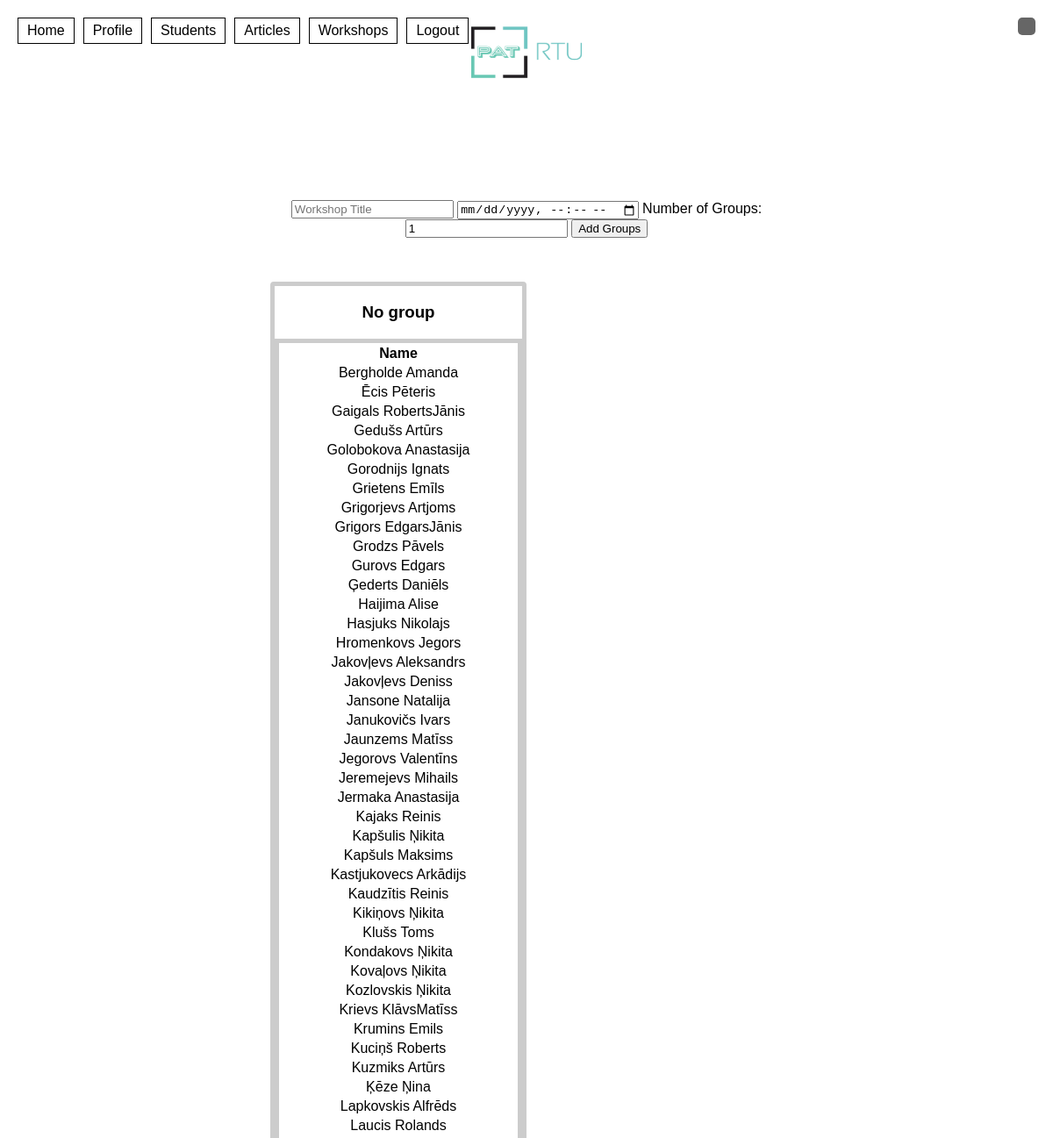
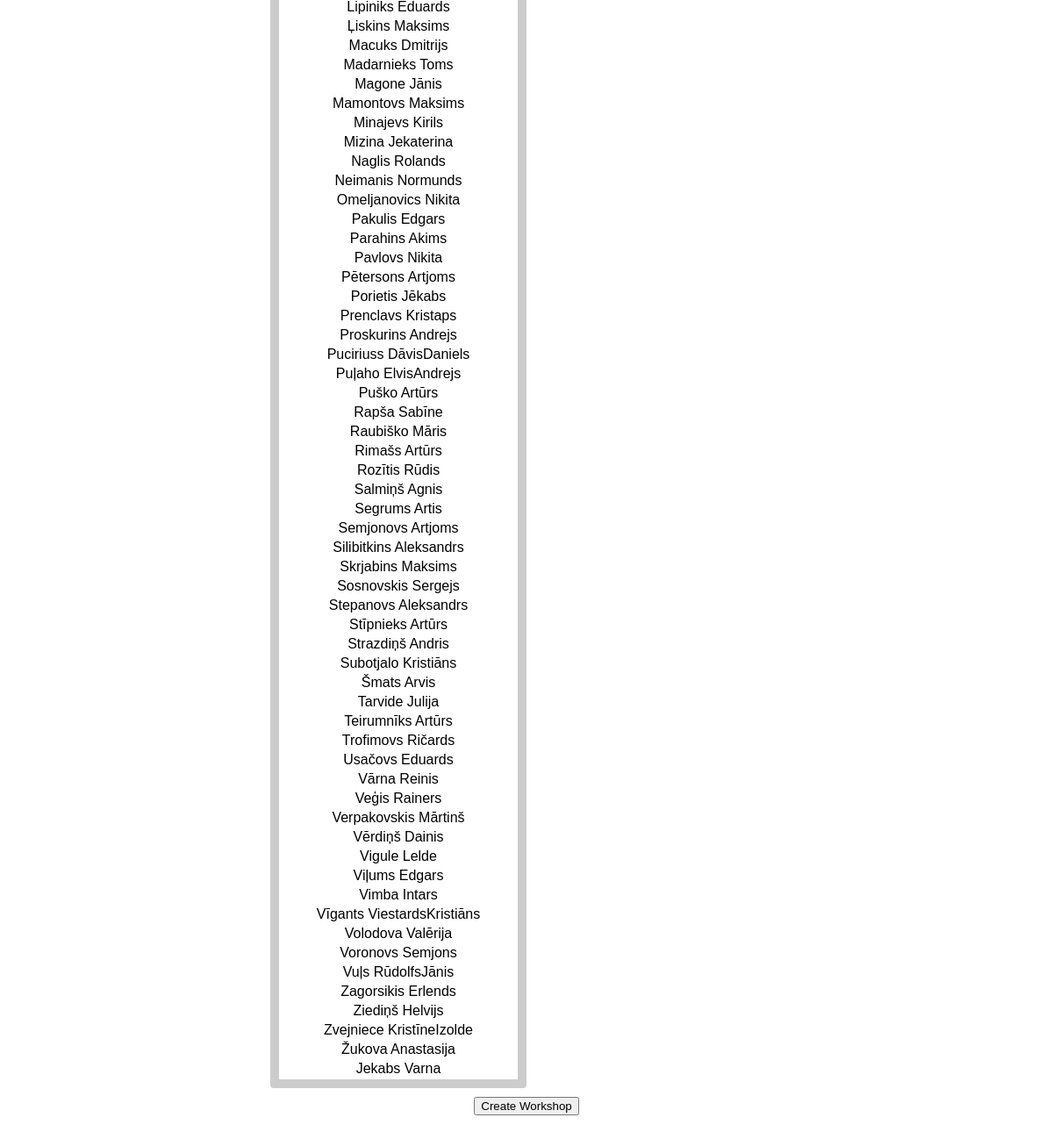
The app's page /add_workshop (signed in), older data (2 pictures, top to bottom).
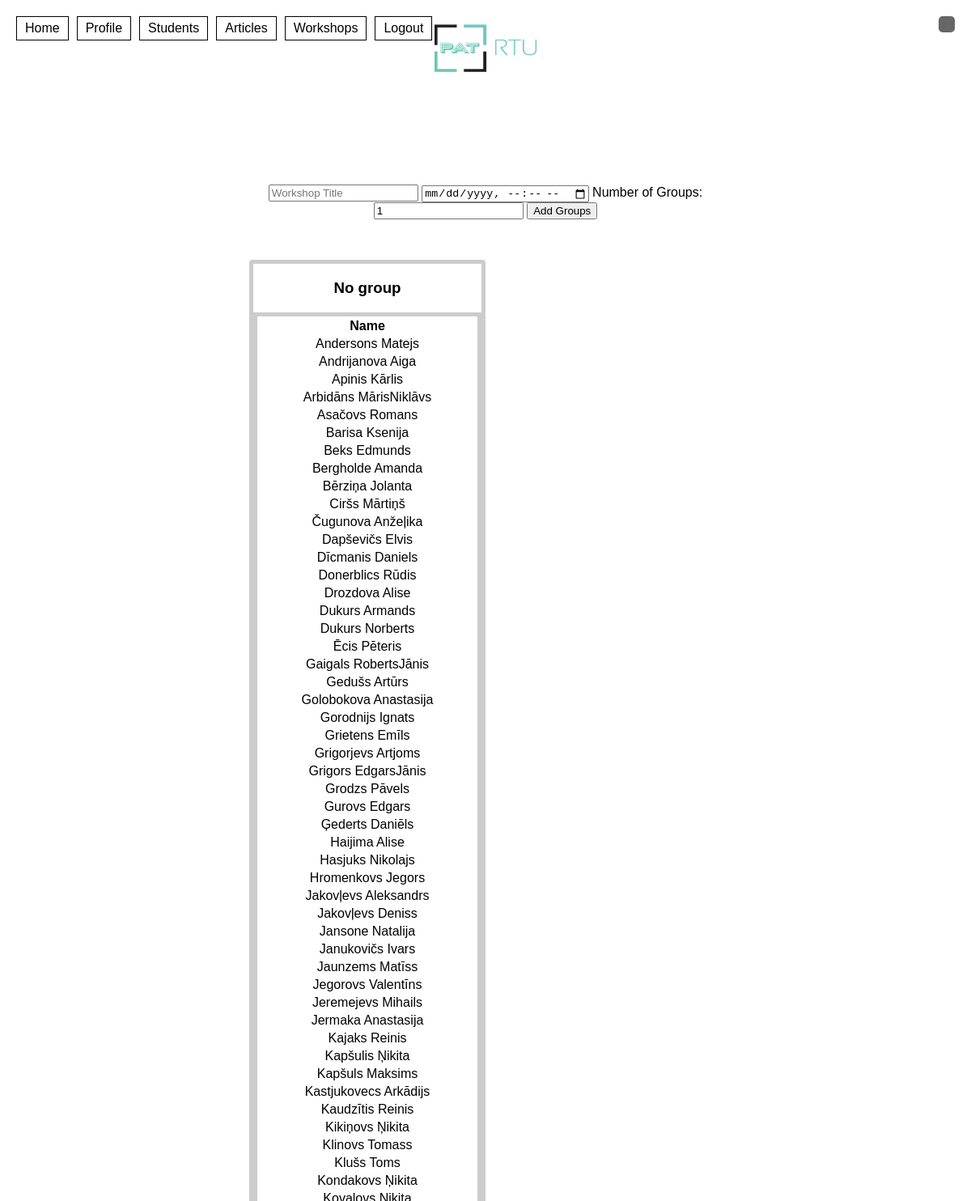
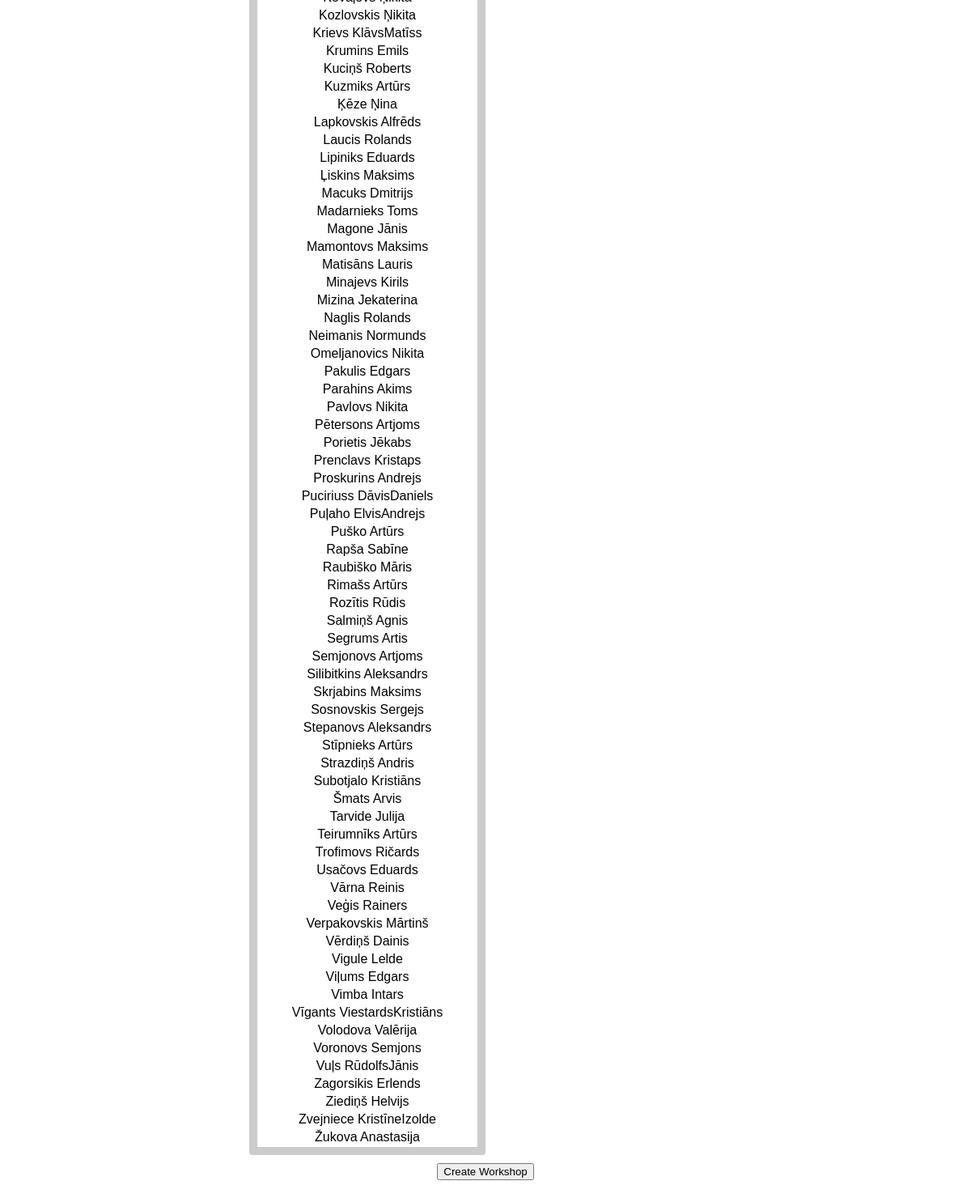
The same page, newer data (2 pictures, top to bottom).
### website/models.py (models this page shows)
class User(db.Model, UserMixin):
    id = db.Column(db.Integer, primary_key=True)
    email = db.Column(db.String(150), unique=True)
    password = db.Column(db.String(150))
    first_name = db.Column(db.String(150))
    role = db.Column(db.String(10), default='student')  # Possible values: admin, lecturer, student

### website/views.py (the view, shortened to what this page needs)
@views.route('/add_workshop', methods=['GET', 'POST'])
@login_required
def add_workshop():
    students = User.query.filter_by(role='student').all()
    return render_template('add_workshop.html', students=students)

### website/__init__.py (called while the page is built)
def create_app():
    app = Flask(__name__)
    app.config['SECRET_KEY'] = 'hjshjhdjah kjshkjdhjs'
    app.config['SQLALCHEMY_DATABASE_URI'] = f'sqlite:///{DB_NAME}'
    db.init_app(app)
    from .views import views
    from .auth import auth
    app.register_blueprint(views, url_prefix='/')
    app.register_blueprint(auth, url_prefix='/')
    from .models import User
    create_database(app)
    login_manager = LoginManager()
    login_manager.login_view = 'auth.login'
    login_manager.init_app(app)
    @login_manager.user_loader
    def load_user(id):
        return User.query.get(int(id))
    return app

### website/templates/add_workshop.html (shortened to what this page needs)
{% extends "base.html" %}
{% block content %}
<div class="container">
  <form action="{{ url_for('views.add_workshop') }}" method="post" id="workshop-form">
    <input type="text" name="title" placeholder="Workshop Title" required>
    <input type="datetime-local" name="date" required>
    <label for="num-groups">Number of Groups:</label>
    <input type="number" id="num-groups" name="num_groups" min="1" value="1" required>
    <button type="button" id="add-groups-btn">Add Groups</button>
    <div class="student-selection-wrapper" style="margin-top: 50px; display: flex;">
      <div class="col-md-6 pr-0 student-list-container">
        <h3>No group</h3>
        <table class="table student-table table-bordered">
          <thead>
            <tr>
              <th>Name</th>
            </tr>
          </thead>
          <tbody class="all-students-list">
            {% for student in students %}
              <tr data-id="{{ student.id }}">
                <td>{{ student.first_name }}</td>
              </tr>
            {% endfor %}
          </tbody>
        </table>
      </div>
      <div id="groups-container" class="col-md-6 pl-0 d-flex flex-wrap"></div>
    </div>
    <button type="submit">Create Workshop</button>
  </form>
</div>
{% endblock %}

Row changes from the older to the newer data that the page shows:
removed User: first_name "Jekabs Varna"
added User: first_name "Andersons Matejs"
added User: first_name "Andrijanova Aiga"
added User: first_name "Apinis Kārlis"
added User: first_name "Arbidāns MārisNiklāvs"
added User: first_name "Asačovs Romans"
added User: first_name "Barisa Ksenija"
added User: first_name "Beks Edmunds"
added User: first_name "Bērziņa Jolanta"
added User: first_name "Ciršs Mārtiņš"
added User: first_name "Čugunova Anžeļika"
added User: first_name "Dapševičs Elvis"
added User: first_name "Dīcmanis Daniels"
added User: first_name "Donerblics Rūdis"
added User: first_name "Drozdova Alise"
added User: first_name "Dukurs Armands"
added User: first_name "Dukurs Norberts"
added User: first_name "Klinovs Tomass"
added User: first_name "Matisāns Lauris"
